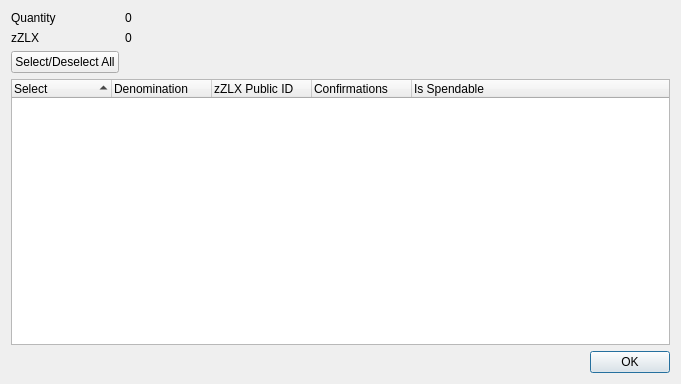
<?xml version="1.0" encoding="UTF-8"?>
<ui version="4.0">
 <class>ZZolexCoinControlDialog</class>
 <widget class="QDialog" name="ZZolexCoinControlDialog">
  <property name="geometry">
   <rect>
    <x>0</x>
    <y>0</y>
    <width>681</width>
    <height>384</height>
   </rect>
  </property>
  <property name="minimumSize">
   <size>
    <width>681</width>
    <height>384</height>
   </size>
  </property>
  <property name="windowTitle">
   <string>Select zZLX to Spend</string>
  </property>
  <layout class="QGridLayout" name="gridLayout">
   <item row="0" column="0">
    <layout class="QFormLayout" name="formLayout">
     <property name="sizeConstraint">
      <enum>QLayout::SetDefaultConstraint</enum>
     </property>
     <item row="0" column="0">
      <widget class="QLabel" name="labelQuantity">
       <property name="text">
        <string>Quantity</string>
       </property>
      </widget>
     </item>
     <item row="0" column="1">
      <widget class="QLabel" name="labelQuantity_int">
       <property name="text">
        <string>0</string>
       </property>
      </widget>
     </item>
     <item row="1" column="0">
      <widget class="QLabel" name="labelZZolexCoin">
       <property name="text">
        <string>zZLX</string>
       </property>
      </widget>
     </item>
     <item row="1" column="1">
      <widget class="QLabel" name="labelZZolexCoin_int">
       <property name="text">
        <string>0</string>
       </property>
      </widget>
     </item>
     <item row="2" column="0">
      <widget class="QPushButton" name="pushButtonAll">
       <property name="text">
        <string>Select/Deselect All</string>
       </property>
      </widget>
     </item>
    </layout>
   </item>
   <item row="1" column="0">
    <layout class="QVBoxLayout" name="verticalLayout">
     <item>
      <widget class="QTreeWidget" name="treeWidget">
       <property name="minimumSize">
        <size>
         <width>0</width>
         <height>250</height>
        </size>
       </property>
       <property name="alternatingRowColors">
        <bool>true</bool>
       </property>
       <property name="sortingEnabled">
        <bool>true</bool>
       </property>
       <property name="columnCount">
        <number>5</number>
       </property>
       <attribute name="headerDefaultSectionSize">
        <number>100</number>
       </attribute>
       <column>
        <property name="text">
         <string notr="true">Select</string>
        </property>
       </column>
       <column>
        <property name="text">
         <string notr="true">Denomination</string>
        </property>
       </column>
       <column>
        <property name="text">
         <string notr="true">zZLX Public ID</string>
        </property>
       </column>
       <column>
        <property name="text">
         <string notr="true">Confirmations</string>
        </property>
       </column>
       <column>
        <property name="text">
         <string>Is Spendable</string>
        </property>
       </column>
      </widget>
     </item>
     <item>
      <widget class="QDialogButtonBox" name="buttonBox">
       <property name="orientation">
        <enum>Qt::Horizontal</enum>
       </property>
       <property name="standardButtons">
        <set>QDialogButtonBox::Ok</set>
       </property>
      </widget>
     </item>
    </layout>
   </item>
  </layout>
 </widget>
 <resources/>
 <connections>
  <connection>
   <sender>buttonBox</sender>
   <signal>accepted()</signal>
   <receiver>ZZolexCoinControlDialog</receiver>
   <slot>accept()</slot>
   <hints>
    <hint type="sourcelabel">
     <x>248</x>
     <y>254</y>
    </hint>
    <hint type="destinationlabel">
     <x>157</x>
     <y>274</y>
    </hint>
   </hints>
  </connection>
  <connection>
   <sender>buttonBox</sender>
   <signal>rejected()</signal>
   <receiver>ZZolexCoinControlDialog</receiver>
   <slot>reject()</slot>
   <hints>
    <hint type="sourcelabel">
     <x>316</x>
     <y>260</y>
    </hint>
    <hint type="destinationlabel">
     <x>286</x>
     <y>274</y>
    </hint>
   </hints>
  </connection>
 </connections>
</ui>
